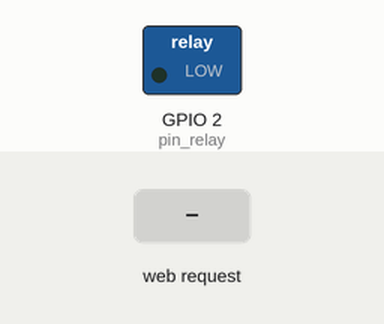
Simulated run of this sketch. Board: ESP8266 (NodeMCU). Parts: switched loads named in the sketch (green lamp = pin HIGH). Inputs (shaded band) come from the test bench. WiFi joins after 1.5 s; servers stay silent unless stated; what the sketch prints to the serial monitor is not drawn.

Above: at 12.7 s.
12.8 s: HTTP request GET /pin_relay=OFF received
At 13.8 s:
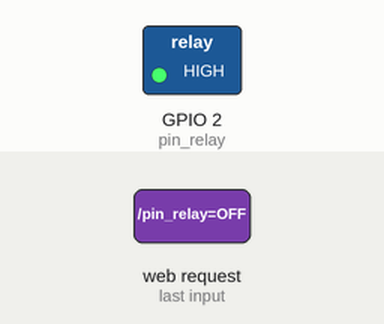
14.3 s: HTTP request GET /pin_relay=ON received
At 15.0 s:
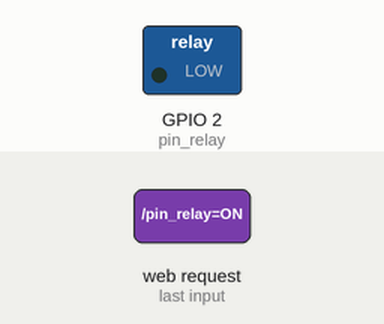
Timing chart, 0 to 17.3 s (numbered marks = the images above; inputs shaded):
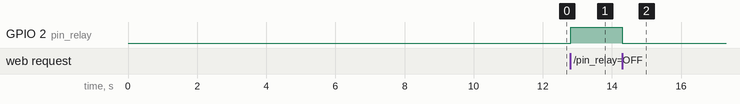

The sketch:

esp01_relay.ino
```cpp
#include <ESP8266WiFi.h>

const char* ssid = "password"; // Isi dengan nama wifi anad
const char* password = "azril1337"; //wifi password nya
WiFiServer server(80);

#define pin_relay 2 // pin relaya pada GPIO0

void setup()
{
  delay(10000);
  Serial.begin(115200); //baud komunikasi

  pinMode(pin_relay,OUTPUT); //didefinisikan sebagai output
  digitalWrite(pin_relay, LOW); //nilai awalnya low = tidak aktif

  //Memulai menghubungkan ke wifi
  Serial.println();
  Serial.println();
  Serial.print("Menghubungkan dengan wifi...");
  Serial.println(ssid);

 //prosedur koneksi ke wifi yang dijadikan target dan password
  WiFi.begin(ssid, password);

  while (WiFi.status() != WL_CONNECTED)
  {
    delay(500);
    Serial.print("."); //..........
  }
  Serial.println("");
  Serial.println("terhubung ke WiFi Anda");
  server.begin();
  Serial.println("Siap digunakan");

  //menampilkan alamat IP address
  Serial.print("Gunakan IP ini sebagai kendali Relay : ");
  Serial.print("https://192.168.0.100/"); //ketikan di browser hp atau komputer
  Serial.print(WiFi.localIP());
  Serial.println("/");

}

void loop()
{
  //cek kondisi jika terhubung dengan module
  WiFiClient client = server.available();
  if (!client)
  {
    return;
  }

  // menunggu sampai module relay programming kirim data
  Serial.println("Client Baru");
  while(!client.available())
  {
    delay(1);
  }

  String request = client.readStringUntil('\r');
  Serial.println(request);
  client.flush();

  // Mencocokan permintaan awal
  int value = LOW;
  if (request.indexOf("/pin_relay=ON") != -1)
  {
    Serial.println("Kondisi_Relay=ON");
    digitalWrite(pin_relay,LOW);
    value = LOW;
  }
  if (request.indexOf("/pin_relay=OFF") != -1)
  {
    Serial.println("Kondisi_Relay=OFF");
    digitalWrite(pin_relay,HIGH);
    value = HIGH;
  }

  client.println("HTTP/1.1 200 OK");
  client.println("Content-Type: text/html");
  client.println(""); //  this is a must
  client.println("<!DOCTYPE HTML>");
  client.println("<html>");
  client.println("<head><title>ESP-01 IOT Kendali module Relay Programming</title></head>");
  client.print("Kondisi relay sekarang ; ");

  if(value == HIGH)
  {
    client.print("MATI");
  }
  else
  {
    client.print("HIDUP");
  }
  client.println("<br><br>");
  client.println("Turn <a href=\"/pin_relay=OFF\">MATI</a> RELAY<br>");
  client.println("Turn <a href=\"/pin_relay=ON\"HIDUP</a> RELAY<br>");
    client.println("</html>");

  delay(1);
  Serial.println("Client disonnected");
  Serial.println("");
}
 
```

Measured:
- after the input at 12.8 s, GPIO 2 (pin_relay): LOW → HIGH at once
- after the input at 14.3 s, GPIO 2 (pin_relay): HIGH → LOW at once
